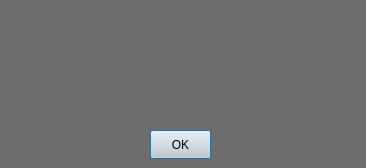
<?xml version="1.0" encoding="UTF-8"?>
<ui version="4.0">
 <class>Dialog</class>
 <widget class="QDialog" name="Dialog">
  <property name="geometry">
   <rect>
    <x>0</x>
    <y>0</y>
    <width>366</width>
    <height>168</height>
   </rect>
  </property>
  <property name="windowTitle">
   <string>Error</string>
  </property>
  <property name="styleSheet">
   <string notr="true">background-color: rgb(109, 109, 109);</string>
  </property>
  <widget class="QPushButton" name="btn_ok">
   <property name="geometry">
    <rect>
     <x>150</x>
     <y>130</y>
     <width>61</width>
     <height>29</height>
    </rect>
   </property>
   <property name="styleSheet">
    <string notr="true">background-color: rgb(209, 209, 209);</string>
   </property>
   <property name="text">
    <string>OK</string>
   </property>
  </widget>
  <widget class="QTextEdit" name="textEdit">
   <property name="geometry">
    <rect>
     <x>30</x>
     <y>10</y>
     <width>291</width>
     <height>111</height>
    </rect>
   </property>
   <property name="font">
    <font>
     <family>Nirmala UI</family>
     <pointsize>15</pointsize>
     <weight>50</weight>
     <italic>false</italic>
     <bold>false</bold>
    </font>
   </property>
   <property name="styleSheet">
    <string notr="true">background-color: rgb(109, 109, 109);
color: rgb(220, 220, 220);
font: 15pt &quot;Nirmala UI&quot;;
border: 0;
</string>
   </property>
   <property name="frameShape">
    <enum>QFrame::NoFrame</enum>
   </property>
   <property name="frameShadow">
    <enum>QFrame::Plain</enum>
   </property>
   <property name="lineWidth">
    <number>0</number>
   </property>
   <property name="verticalScrollBarPolicy">
    <enum>Qt::ScrollBarAlwaysOff</enum>
   </property>
   <property name="horizontalScrollBarPolicy">
    <enum>Qt::ScrollBarAlwaysOff</enum>
   </property>
   <property name="lineWrapMode">
    <enum>QTextEdit::NoWrap</enum>
   </property>
   <property name="readOnly">
    <bool>true</bool>
   </property>
   <property name="html">
    <string>&lt;!DOCTYPE HTML PUBLIC &quot;-//W3C//DTD HTML 4.0//EN&quot; &quot;http://www.w3.org/TR/REC-html40/strict.dtd&quot;&gt;
&lt;html&gt;&lt;head&gt;&lt;meta name=&quot;qrichtext&quot; content=&quot;1&quot; /&gt;&lt;style type=&quot;text/css&quot;&gt;
p, li { white-space: pre-wrap; }
&lt;/style&gt;&lt;/head&gt;&lt;body style=&quot; font-family:'Nirmala UI'; font-size:15pt; font-weight:400; font-style:normal;&quot;&gt;
&lt;p style=&quot;-qt-paragraph-type:empty; margin-top:0px; margin-bottom:0px; margin-left:0px; margin-right:0px; -qt-block-indent:0; text-indent:0px;&quot;&gt;&lt;br /&gt;&lt;/p&gt;&lt;/body&gt;&lt;/html&gt;</string>
   </property>
  </widget>
 </widget>
 <resources/>
 <connections/>
</ui>
